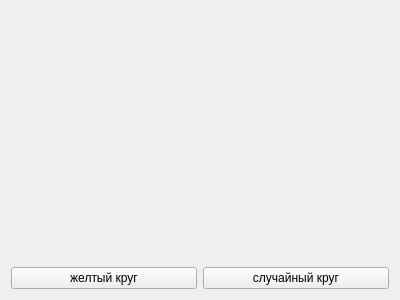
<?xml version="1.0" encoding="UTF-8"?>
<ui version="4.0">
 <class>Form</class>
 <widget class="QWidget" name="Form">
  <property name="geometry">
   <rect>
    <x>0</x>
    <y>0</y>
    <width>400</width>
    <height>300</height>
   </rect>
  </property>
  <property name="windowTitle">
   <string>Form</string>
  </property>
  <layout class="QVBoxLayout" name="verticalLayout">
   <item>
    <spacer name="verticalSpacer">
     <property name="orientation">
      <enum>Qt::Vertical</enum>
     </property>
     <property name="sizeHint" stdset="0">
      <size>
       <width>20</width>
       <height>40</height>
      </size>
     </property>
    </spacer>
   </item>
   <item>
    <layout class="QHBoxLayout" name="horizontalLayout">
     <item>
      <widget class="QPushButton" name="pushButton">
       <property name="text">
        <string>желтый круг</string>
       </property>
      </widget>
     </item>
     <item>
      <widget class="QPushButton" name="pushButton_2">
       <property name="text">
        <string>случайный круг</string>
       </property>
      </widget>
     </item>
    </layout>
   </item>
  </layout>
 </widget>
 <resources/>
 <connections/>
</ui>
